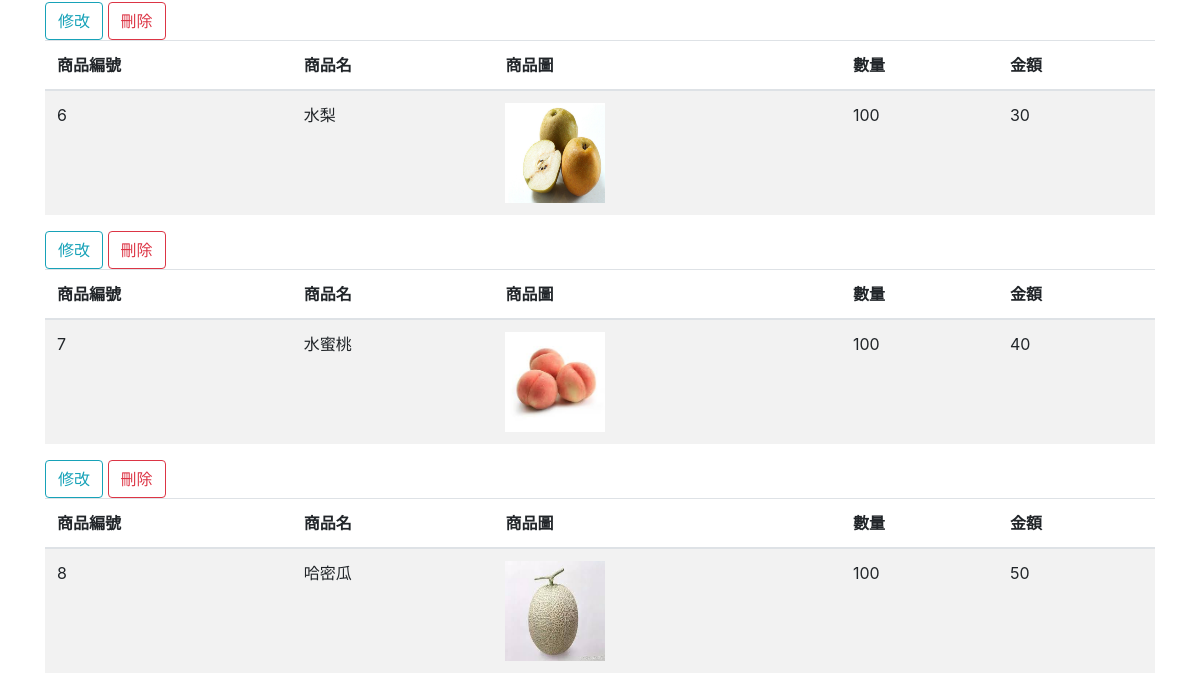
Before: /prod/product.php (lower part) with the older database file.
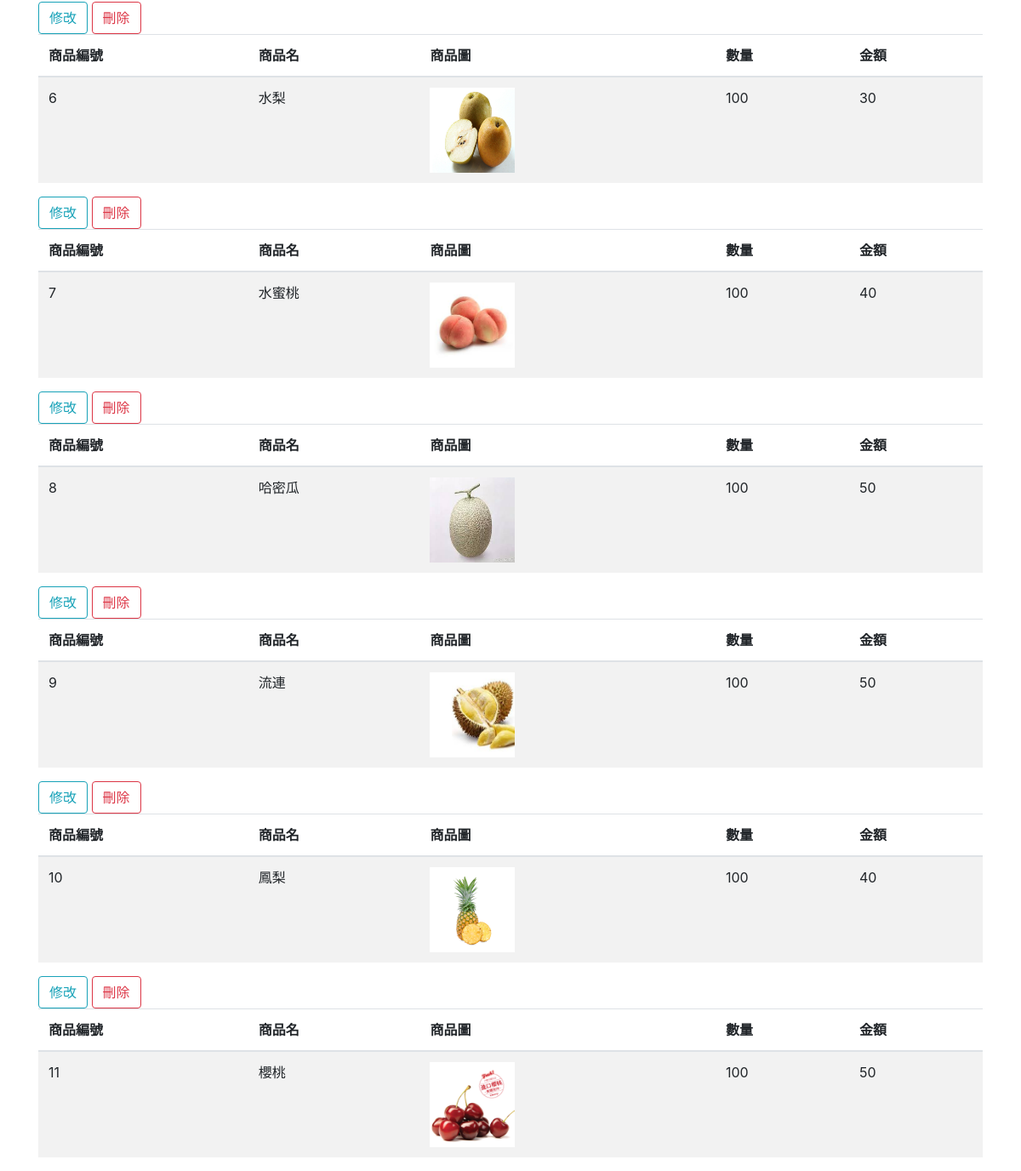
After: the same page with the newer database file.
### tables this page shows
CREATE TABLE `prod` (
  `pid` int NOT NULL auto_increment primary key,
  `prodname` varchar(20) NOT NULL,
  `prodcount` int NOT NULL,
  `tempcount` int NOT NULL,
  `cash` int DEFAULT 0
);

### prod/product.php (the view, shortened to what this page needs)
<?php
require_once("../config.php");
$commandText = <<<SqlQuery
select * from prod ;
SqlQuery;
$result = mysqli_query($link, $commandText);
?>
<!DOCTYPE html PUBLIC "-//W3C//DTD HTML 4.01 Transitional//EN" "http://www.w3.org/TR/html4/loose.dtd">
<html>
<head>
    <link rel="stylesheet" href="https://maxcdn.bootstrapcdn.com/bootstrap/4.5.2/css/bootstrap.min.css">
</head>
<body>
    <div class="container">
        <?php while ($row = mysqli_fetch_assoc($result)) { ?>
            <span>
                <a href="./edit.php?pid=<?= $row["pid"] ?>" class="btn btn-outline-info">修改</a>
                <a href="./delete.php?pid=<?= $row["pid"] ?>" class="btn btn-outline-danger">刪除</a>
            </span>
            <table class="table table-striped">
                <thead>
                    <tr>
                        <th>商品編號</th>
                        <th>商品名</th>
                        <th>商品圖</th>
                        <th>數量</th>
                        <th>金額</th>
                    </tr>
                </thead>
                <tbody>
                    <tr>
                        <td><?= $row["pid"] ?></td>
                        <td><?= $row["prodname"] ?></td>
                        <td><img src="./upload/<?= $row["prodname"] ?>.png" width="100" height="100" alt=""></td>
                        <td><?= $row["prodcount"] ?></td>
                        <td><?= $row["cash"] ?></td>
                    </tr>
                </tbody>
            </table>
        <?php } ?>
    </div>
</body>
</html>

Changed rows visible on the page:
added prod: pid "9", prodname "流連", shows a picture, prodcount "100", cash "50"
added prod: pid "10", prodname "鳳梨", shows a picture, prodcount "100", cash "40"
added prod: pid "11", prodname "櫻桃", shows a picture, prodcount "100", cash "50"
